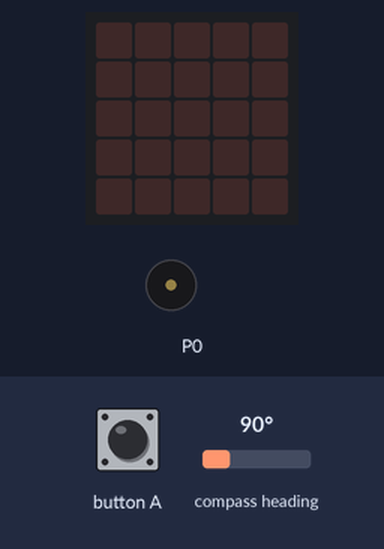
Recording of a program running on a simulated BBC micro:bit (MakeCode). Parts: the board's 5×5 LED display, buzzer (waves = sounding). The test bench sets the inputs (shaded band); at power-on: compass heading 90°. The compass is already calibrated.

Above: at 1.2 s.
1.3 s: compass heading set to 6°
2.8 s: compass heading set to 3°
At 3.4 s:
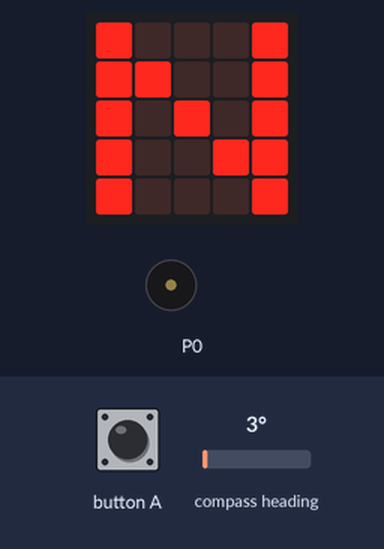
5.8 s: compass heading set to 7°
At 6.5 s:
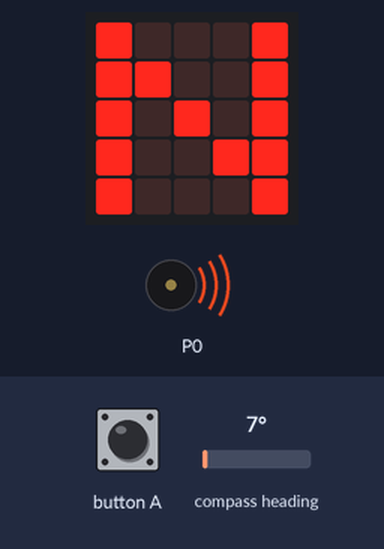
8.1 s: button A pressed for 0.15 s
At 8.7 s:
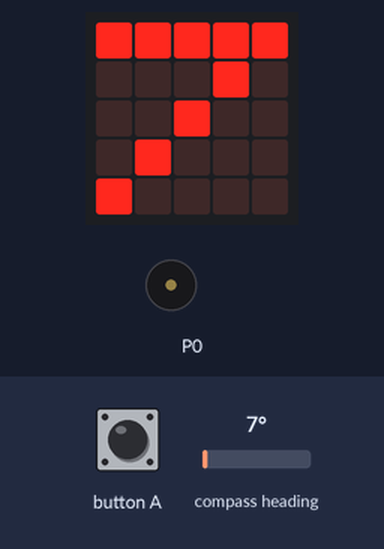
10.3 s: button A pressed for 3.2 s
Timing chart, 0 to 13.3 s (numbered marks = the images above; inputs shaded):
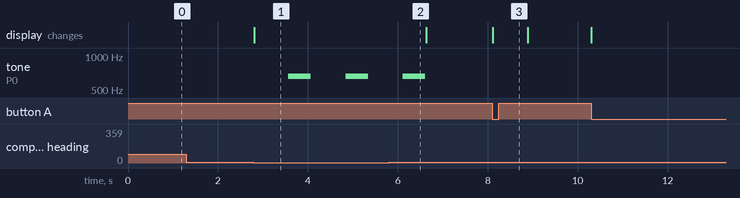

The program:

main.ts
```typescript
let direction = 0
basic.forever(function () {
    direction = input.compassHeading()
    if (direction < 5 || direction > 355) {
        basic.showString("N")
        music.playTone(659, music.beat(BeatFraction.Whole))
    } else if (input.buttonIsPressed(Button.A)) {
        basic.showNumber(direction)
    } else {
        basic.clearScreen()
    }
})
```

test.ts
```typescript
// les tests vont ici ; cela ne sera pas compilé si ce paquet est utilisé en tant qu'extension.
```

Measured:
- the behaviour switches between 5 and 4° on compass heading (found by bisection; images 0 and 1)
- after the input at 1.3 s, every drawn part: stays the same
- after the input at 2.8 s, tone on P0: alternates 659 Hz for 0.50 s and silent for 0.78 s, starting after 0.76 s; the display: changes at once (image 1)
- after the input at 5.8 s, tone on P0: goes on until 6.6 s, then stays silent
- after the input at 8.1 s, the display: changes at once (image 3)
